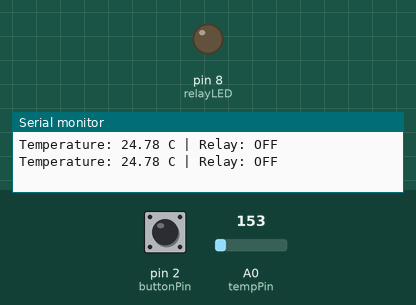
This sketch was run on a simulated Arduino Uno, built with avr-gcc and run on an emulated ATmega328P. On the bench: output pins drawn as LEDs (lit = HIGH), the last lines printed to the serial monitor. Inputs (shaded band) come from the test bench; at power-on: A0 (tempPin) = 153, pin 2 (buttonPin) HIGH.

Above: at 1.8 s.
1.9 s: A0 (tempPin) set to 182
At 3.2 s:
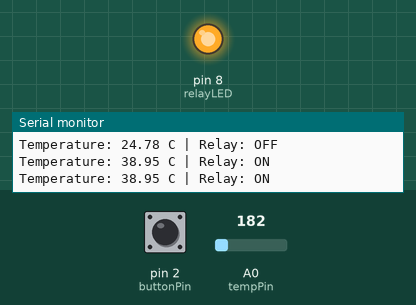
3.5 s: pin 2 (buttonPin) pulled LOW for 1.2 s
Timing chart, 0 to 6.5 s (numbered marks = the images above; inputs shaded):
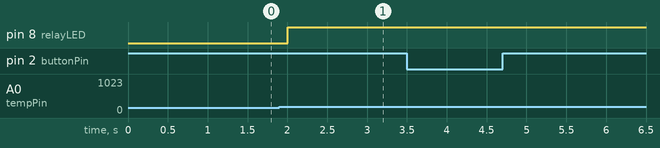

Measured:
- the behaviour switches between 167 and 168 on A0 (tempPin) (found by bisection; images 0 and 1)
- after the input at 1.9 s, pin 8 (relayLED): LOW → HIGH after 0.10 s

The sketch:

relay_control.ino
```cpp
/*
  Project: Relay Controlled AC Device Simulation
  Author: Advait Khajuria
  IIT Jammu Summer School 2026

  TMP36 replaces DHT11 in Tinkercad.
  LED simulates the AC appliance.
*/

const int tempPin = A0;
const int relayLED = 8;
const int buttonPin = 2;

bool manualOverride = false;
bool lastButton = HIGH;

void setup() {
  pinMode(relayLED, OUTPUT);
  pinMode(buttonPin, INPUT_PULLUP);

  Serial.begin(9600);
}

void loop() {

  // Read temperature
  int raw = analogRead(tempPin);
  float voltage = raw * (5.0 / 1023.0);
  float tempC = (voltage - 0.5) * 100;

  // Manual override button
  bool currentButton = digitalRead(buttonPin);

  if (lastButton == HIGH && currentButton == LOW) {
    manualOverride = !manualOverride;
    Serial.println("Manual Override Toggled");
  }

  lastButton = currentButton;

  bool relayState;

  if (manualOverride) {

    relayState = true;

  } else {

    // Hysteresis
    if (tempC > 32)
      relayState = true;
    else if (tempC < 28)
      relayState = false;
    else
      relayState = digitalRead(relayLED);
  }

  digitalWrite(relayLED, relayState);

  Serial.print("Temperature: ");
  Serial.print(tempC);
  Serial.print(" C | Relay: ");
  Serial.println(relayState ? "ON" : "OFF");

  delay(1000);
}
```
